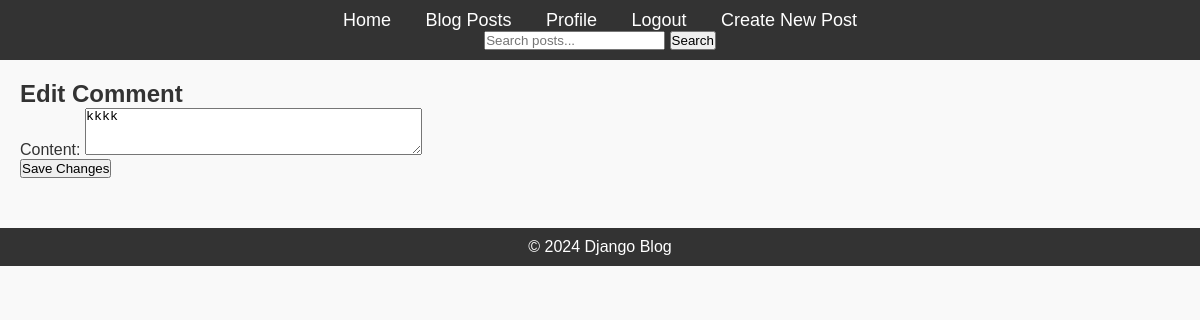
The app's page /comment/10/update/ (signed in), older data.
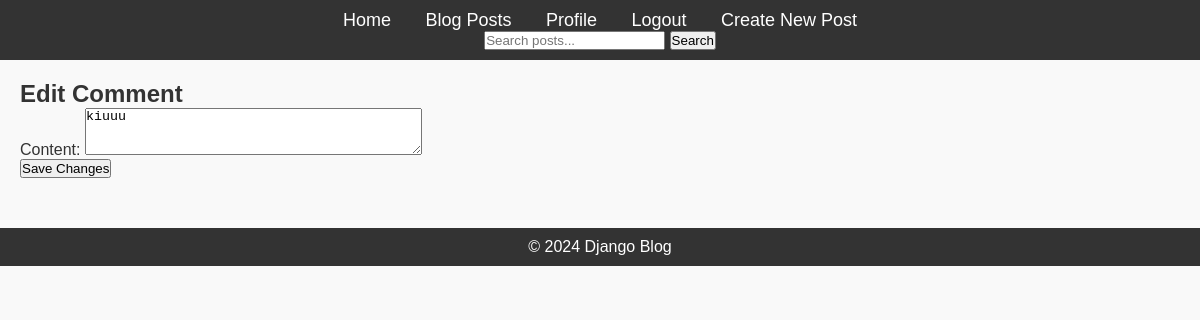
The same page, newer data.
### blog/models.py (models this page shows, shortened)
class Comment(models.Model):
    post = models.ForeignKey('Post', related_name="comments", on_delete=models.CASCADE)
    author = models.ForeignKey(User, on_delete=models.CASCADE)
    content = models.TextField()
    created_at = models.DateTimeField(default=timezone.now)
    updated_at = models.DateTimeField(auto_now=True)

### blog/views.py (the view, shortened to what this page needs)
# urls.py: path('comment/<int:pk>/update/', CommentUpdateView.as_view(), name='comment-update'),
class CommentUpdateView(LoginRequiredMixin, UserPassesTestMixin, UpdateView):
    model = Comment
    form_class = CommentForm
    def test_func(self):
        comment = self.get_object()
        return self.request.user == comment.author

### blog/forms.py
class CommentForm(forms.ModelForm):
    class Meta:
        model = Comment
        fields = ['content']
        widgets = {
            'content': forms.Textarea(attrs={
                'class': 'form-control',
                'rows': 3,
                'placeholder': 'Write your comment here...'
            }),
        }

### blog/templates/blog/comment_form.html (shortened to what this page needs)
{% extends 'blog/base.html' %}
{% block content %}
  <h2>Edit Comment</h2>
  <form method="post">
    {{ form.as_p }}
    <button type="submit">Save Changes</button>
  </form>
{% endblock %}

Row changes from the older to the newer data that the page shows:
changed Comment: content "kkkk" → "kiuuu"
